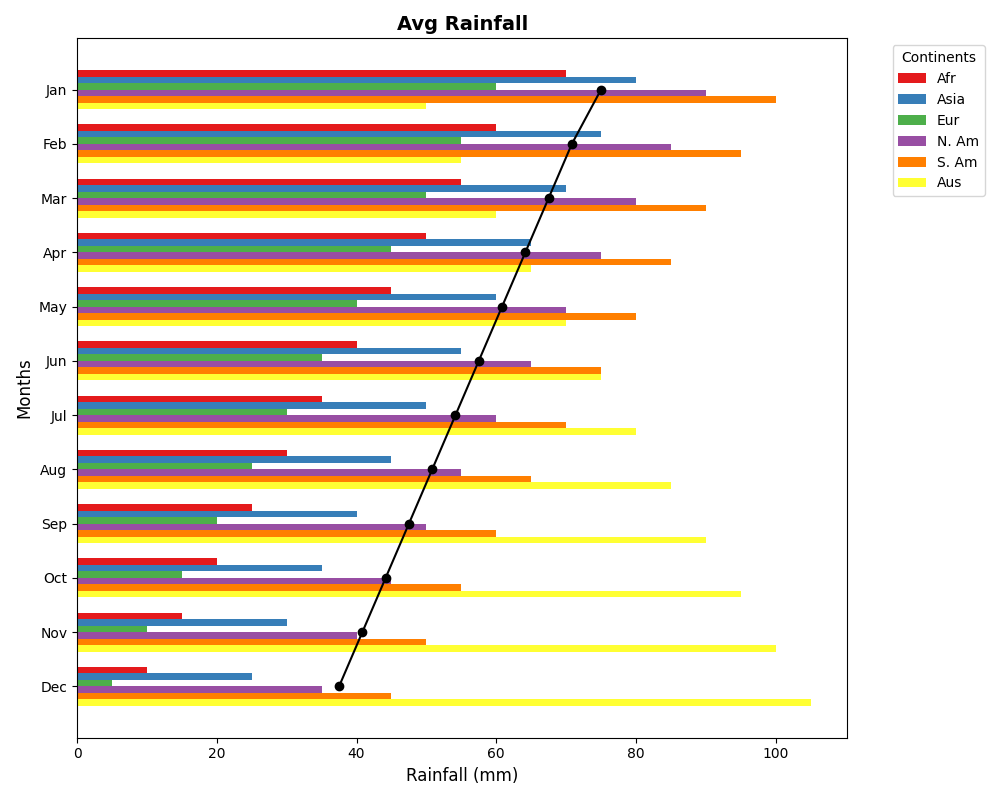

Source code (Python):
import numpy as np
import matplotlib.pyplot as plt

continents = ['Afr', 'Asia', 'Eur', 'N. Am', 'S. Am', 'Aus']
months = ['Jan', 'Feb', 'Mar', 'Apr', 'May', 'Jun', 'Jul', 'Aug', 'Sep', 'Oct', 'Nov', 'Dec']

rainfall_data = np.array([
    [70, 60, 55, 50, 45, 40, 35, 30, 25, 20, 15, 10],
    [80, 75, 70, 65, 60, 55, 50, 45, 40, 35, 30, 25],
    [60, 55, 50, 45, 40, 35, 30, 25, 20, 15, 10, 5],
    [90, 85, 80, 75, 70, 65, 60, 55, 50, 45, 40, 35],
    [100, 95, 90, 85, 80, 75, 70, 65, 60, 55, 50, 45],
    [50, 55, 60, 65, 70, 75, 80, 85, 90, 95, 100, 105]
])

yearly_avg = rainfall_data.mean(axis=0)

fig, ax = plt.subplots(figsize=(10, 8))

colors = ['#e41a1c', '#377eb8', '#4daf4a', '#984ea3', '#ff7f00', '#ffff33']

height = 0.12
y = np.arange(len(months))

for i in range(len(continents)):
    ax.barh(y + height * i, rainfall_data[i], height, color=colors[i], label=continents[i])

ax.plot(yearly_avg, y + 2.5 * height, marker='o', color='black', linestyle='-')

ax.set_ylabel('Months', fontsize=12)
ax.set_xlabel('Rainfall (mm)', fontsize=12)
ax.set_title('Avg Rainfall', fontsize=14, fontweight='bold')

ax.set_yticks(y + 2.5 * height)
ax.set_yticklabels(months, fontsize=10)
ax.invert_yaxis()
ax.legend(title='Continents', bbox_to_anchor=(1.05, 1), loc='upper left')

plt.tight_layout()
plt.show()
